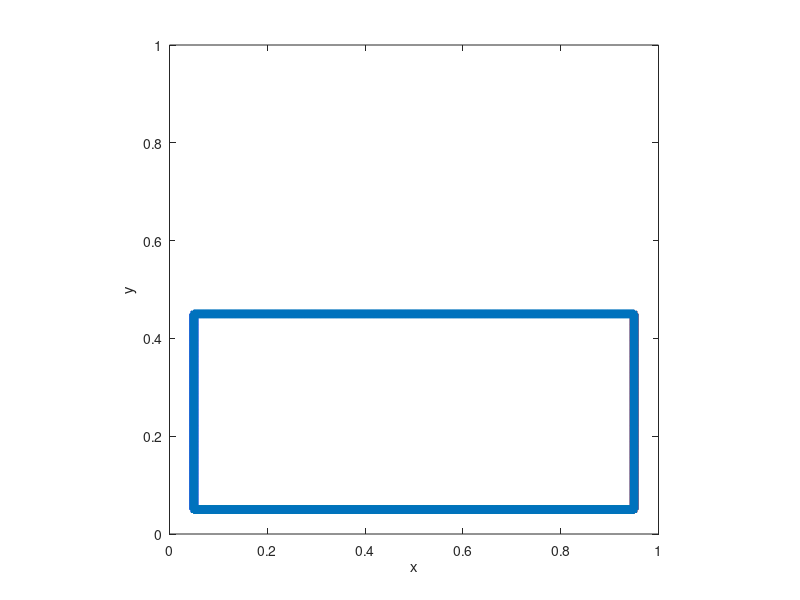

Recreate this plot in MATLAB.
%-------------------------------------------------------------------------------------------------------------------%
%
% IB2d is an Immersed Boundary Code (IB) for solving fully coupled non-linear 
% 	fluid-structure interaction models. This version of the code is based off of
%	Peskin's Immersed Boundary Method Paper in Acta Numerica, 2002.
%
% Author: Nicholas A. Battista
% Email:  nick.battista@unc.edu
% Date Created: September 9th, 2016
% Institution: UNC-CH
%
% This code is capable of creating Lagrangian Structures using:
% 	1. Springs
% 	2. Beams (*torsional springs)
% 	3. Target Points
%	4. Muscle-Model (combined Force-Length-Velocity model, "HIll+(Length-Tension)")
%
% One is able to update those Lagrangian Structure parameters, e.g., spring constants, resting %%	lengths, etc
% 
% There are a number of built in Examples, mostly used for teaching purposes. 
% 
% If you would like us %to add a specific muscle model, please let Nick (nick.battista@unc.edu) know.
%
%--------------------------------------------------------------------------------------------------------------------%

%%%%%%%%%%%%%%%%%%%%%%%%%%%%%%%%%%%%%%%%%%%%%%%%%%%%%%%%%%%%%%%%%%%%%%%%%%%%%%%%%%%%%%
%
% FUNCTION: creates the geometry and prints associated input files
%
%%%%%%%%%%%%%%%%%%%%%%%%%%%%%%%%%%%%%%%%%%%%%%%%%%%%%%%%%%%%%%%%%%%%%%%%%%%%%%%%%%%%%%

function Make_Tub_Geometry_and_Initial_Concentration()

%
% Grid Parameters (MAKE SURE MATCHES IN input2d !!!)
%
Nx = 512;       % # of Eulerian Grid Pts. in x-Direction (MUST BE EVEN!!!)
Ny = 256;        % # of Eulerian Grid Pts. in y-Direction (MUST BE EVEN!!!)
Lx = 1.0;        % Length of Eulerian Grid in x-Direction
dx = Lx/Nx;      % Grid spatial resolution

%
% Immersed Structure Geometric / Dynamic Parameters %
%
ds = 0.25*dx;              % Lagrangian Pt. Spacing (2x resolution of Eulerian grid)
struct_name = 'boussinesq'; % Name for .vertex, .spring, etc files. (must match what's in 'input2d')


% Call function to construct geometry
[xLag,yLag,Concentration,inds] = give_Me_Immsersed_Boundary_Geometry_and_Concentration(ds,Nx,Ny,Lx,dx);

size(Concentration)

% Plot Geometry to test
plot(xLag,yLag,'r-'); hold on;
plot(xLag,yLag,'*'); hold on;
xlabel('x'); ylabel('y');
axis square;

xLag = dx/2:dx/2:Lx-dx/2;
yLag = 0.01*ones(1,length(xLag));
yLag2 = 0.49*ones(1,length(xLag));

xLag = [xLag xLag];
yLag = [yLag yLag2];

% Prints .vertex file!
print_Lagrangian_Vertices(xLag,yLag,struct_name);


% Prints .spring file!
%k_Spring = 2.5e4;                    % Spring stiffness (does not need to be equal for all springs)
%ds_Rest = 0.0;                       % Spring resting length (does not need to be equal for all springs)
%print_Lagrangian_Springs(xLag,yLag,k_Spring,ds_Rest,struct_name);


% Prints .beam file!
% k_Beam = 0.5;                      % Beam Stiffness (does not need to be equal for all beams)
% C = compute_Curvatures(xLag,yLag)  % Computes curvature of initial configuration
%print_Lagrangian_Beams(xLag,yLag,k_Beam,C,struct_name);


% Prints .target file!
k_Target = 1e7;
print_Lagrangian_Target_Pts(xLag,k_Target,struct_name);

% Prints .concentration file!
kDiffusion = 1e-6;
print_Concentration_Info(Nx,Ny,Concentration,kDiffusion,struct_name);

% Print .mesh file where Boussinesq is on Eulerian Mesh
print_Boussinesq_Mesh(inds)

%%%%%%%%%%%%%%%%%%%%%%%%%%%%%%%%%%%%%%%%%%%%%%%%%%%%%%%%%%%%%%%%%%%%%%%%
%
% FUNCTION: prints VERTEX points to a file called 'struct_name'.vertex
%
%%%%%%%%%%%%%%%%%%%%%%%%%%%%%%%%%%%%%%%%%%%%%%%%%%%%%%%%%%%%%%%%%%%%%%%%

function print_Lagrangian_Vertices(xLag,yLag,struct_name)

    N = length(xLag); % Total # of Lag. Pts

    vertex_fid = fopen([struct_name '.vertex'], 'w');

    fprintf(vertex_fid, '%d\n', N );

    %Loops over all Lagrangian Pts.
    for s = 1:N
        X_v = xLag(s);
        Y_v = yLag(s);
        fprintf(vertex_fid, '%1.16e %1.16e\n', X_v, Y_v);
    end

    fclose(vertex_fid);


%%%%%%%%%%%%%%%%%%%%%%%%%%%%%%%%%%%%%%%%%%%%%%%%%%%%%%%%%%%%%%%%%%%%%%%%
%
% FUNCTION: prints BOUSSINESQ affected EULERIAN point indices
%           boussinesq.mesh
%
%%%%%%%%%%%%%%%%%%%%%%%%%%%%%%%%%%%%%%%%%%%%%%%%%%%%%%%%%%%%%%%%%%%%%%%%

function print_Boussinesq_Mesh(inds)

    N = length(inds(:,1)); % Total # of Affected Eulerian Pts

    bouss_fid = fopen('boussinesq.mesh', 'w');

    %Loops over all Lagrangian Pts.
    for s = 1:N
        xInd = inds(s,1);
        yInd = inds(s,2);
        fprintf(bouss_fid, '%d %d\n', xInd,yInd);
    end

    fclose(bouss_fid);
   
    
%%%%%%%%%%%%%%%%%%%%%%%%%%%%%%%%%%%%%%%%%%%%%%%%%%%%%%%%%%%%%%%%%%%%%%%%
%
% FUNCTION: prints SPRING points to a file called 'struct_name'.spring
%
%%%%%%%%%%%%%%%%%%%%%%%%%%%%%%%%%%%%%%%%%%%%%%%%%%%%%%%%%%%%%%%%%%%%%%%%

function print_Lagrangian_Springs(xLag,yLag,k_Spring,ds_Rest,struct_name)

    N = length(xLag);

    spring_fid = fopen([struct_name '.spring'], 'w');

    fprintf(spring_fid, '%d\n', N );    % Print # of springs 

    %SPRINGS BETWEEN VERTICES
    for s = 1:N
            if s < N         
                fprintf(spring_fid, '%d %d %1.16e %1.16e\n', s, s+1, k_Spring, ds_Rest);  
            else
                %Case s=N
                fprintf(spring_fid, '%d %d %1.16e %1.16e\n', s, 1,   k_Spring, ds_Rest);  
            end
    end
    fclose(spring_fid);     
    
    
    
%%%%%%%%%%%%%%%%%%%%%%%%%%%%%%%%%%%%%%%%%%%%%%%%%%%%%%%%%%%%%%%%%%%%%%%%
%
% FUNCTION: prints TARGET points to a file called 'struct_name'.vertex
%
%%%%%%%%%%%%%%%%%%%%%%%%%%%%%%%%%%%%%%%%%%%%%%%%%%%%%%%%%%%%%%%%%%%%%%%%

function print_Lagrangian_Target_Pts(xLag,k_Target,struct_name)

    N = length(xLag);

    target_fid = fopen([struct_name '.target'], 'w');

    fprintf(target_fid, '%d\n', N );

    %Loops over all Lagrangian Pts.
    for s = 1:N
        fprintf(target_fid, '%d %1.16e\n', s, k_Target);
    end

    fclose(target_fid); 
    
    
%%%%%%%%%%%%%%%%%%%%%%%%%%%%%%%%%%%%%%%%%%%%%%%%%%%%%%%%%%%%%%%%%%%%%%%%%%%%%%%%%%%%%
%
% FUNCTION: prints BEAM (Torsional Spring) points to a file called 'struct_name'.beam
%
%%%%%%%%%%%%%%%%%%%%%%%%%%%%%%%%%%%%%%%%%%%%%%%%%%%%%%%%%%%%%%%%%%%%%%%%%%%%%%%%%%%%%

function print_Lagrangian_Beams(xLag,yLag,k_Beam,C,struct_name)

    % k_Beam: beam stiffness
    % C: beam curvature
    
    N = length(xLag); % NOTE: Total number of beams = Number of Total Lag Pts. - 2

    beam_fid = fopen([struct_name '.beam'], 'w');

    fprintf(beam_fid, '%d\n', N );

    %spring_force = kappa_spring*ds/(ds^2);

    %BEAMS BETWEEN VERTICES
    for s = 2:N-1
            if  s <= N-1         
                fprintf(beam_fid, '%d %d %d %1.16e %1.16e\n',s-1, s, s+1, k_Beam, C(s) );  
            else
                %Case s=N
                fprintf(beam_fid, '%d %d %d %1.16e %1.16e\n',s-1, s, 1,   k_Beam, C(s) );  
            end
    end
    fclose(beam_fid); 
   
    
%%%%%%%%%%%%%%%%%%%%%%%%%%%%%%%%%%%%%%%%%%%%%%%%%%%%%%%%%%%%%%%%%%%%%%%%
%
% FUNCTION: prints CONCENTRATION INFO to file called
%           'struct_name'.concentration
%
%%%%%%%%%%%%%%%%%%%%%%%%%%%%%%%%%%%%%%%%%%%%%%%%%%%%%%%%%%%%%%%%%%%%%%%%
    
function print_Concentration_Info(Nx,Ny,C,kDiffusion,struct_name)

    con_fid = fopen([struct_name '.concentration'], 'w');

    fprintf(con_fid, '%d\n', kDiffusion );

    for i=1:Ny
        for j=1:Nx
            fprintf(con_fid, '%1.16e ', C(i,j) );
        end
        fprintf(con_fid,'\n');
    end    
    
    
%%%%%%%%%%%%%%%%%%%%%%%%%%%%%%%%%%%%%%%%%%%%%%%%%%%%%%%%%%%%%%%%%%%%%%%%
%
% FUNCTION: computes "curvature" of starting configuration
% 
% NOTE: not curvature in the traditional geometric sense, in the 'discrete'
% sense through cross product.
%
% NOTE: assumes a CLOSED structure
%
%%%%%%%%%%%%%%%%%%%%%%%%%%%%%%%%%%%%%%%%%%%%%%%%%%%%%%%%%%%%%%%%%%%%%%%%

function C = compute_Curvatures(xLag,yLag)

N = length(xLag);
C = zeros( N );

%Note: needs to be done same order as you print .beam file!
for i=1:N
   
   % Pts Xp -> Xq -> Xr (same as beam force calc.)
   
   if ( (i > 1) && (i < N) )
   
        Xp = xLag(i-1); Xq = xLag(i); Xr = xLag(i+1);
        Yp = yLag(i-1); Yq = yLag(i); Yr = yLag(i+1);
   
   elseif (i==1)
       
        Xp = xLag(N); Xq = xLag(i); Xr = xLag(i+1);
        Yp = yLag(N); Yq = yLag(i); Yr = yLag(i+1);
       
   elseif (i==N)
       
        Xp = xLag(N-1); Xq = xLag(N); Xr = xLag(1);
        Yp = yLag(N-1); Yq = yLag(N); Yr = yLag(1);
       
   end
       
   C(i) = (Xr-Xq)*(Yq-Yp) - (Yr-Yq)*(Xq-Xp); %Cross product btwn vectors
      
end
 





%%%%%%%%%%%%%%%%%%%%%%%%%%%%%%%%%%%%%%%%%%%%%%%%%%%%%%%%%%%%%%%%%%%
%
% FUNCTION: gives initial concentration gradient inside channel
%
%%%%%%%%%%%%%%%%%%%%%%%%%%%%%%%%%%%%%%%%%%%%%%%%%%%%%%%%%%%%%%%%%%%

function [C,inds] = give_Me_Initial_Concentration(Lx,Nx,Ny,dx,buffx,buffy)

%WHERE OUTER TUBE LIES
%xMin = 0.15; xMax = 0.45;
%yMin = 0.85; yMax = 1.15;

%xMin = buffx; xMax = Lx-buffx;
xMin = 0; xMax = Lx;

%yMin = buffy; yMax = Lx/2-buffy;
yMin = 0; yMax = Lx/2;

% xMin = 0; xMax = Lx;
% yMin = 0; yMax = Lx;

xMid = (xMin+xMax)/2;
yMid = (yMin+yMax)/2;

xDiff = (xMax-xMin)/2;
yDiff = (yMax-yMin)/2;

x=linspace(0,Lx,Nx);
y=linspace(0,Lx/2,Ny);
inds = give_Me_Indices_To_Apply_Force(x,y,xMin,xMax,yMin,yMax);

%inds(1:length(inds(:,1))/2,:)
%inds(length(inds(:,1))/2+1:end,:)

C = ones(Ny,Nx);
for i=1:length( inds(:,1) )
    xInd = inds(i,1);
    yInd = inds(i,2);
    xPt = x(xInd);
    yPt = y(yInd);
    %C(xInd,yInd ) = (-0.5/yDiff^2)*( (yPt-yMid) - yDiff )*( (yPt-yMid) + yDiff ) +  (-0.5/xDiff^2)*( (xPt-xMid) - xDiff )*( (xPt-xMid) + xDiff ); %1.0;
    %C(yInd,xInd ) = (-1.0/xDiff^2)*( (xPt-xMid) - xDiff )*( (xPt-xMid) + xDiff ); %1.0;
    
    %C(yInd,xInd) = 0.5*(tanh(80.0*(yPt-0.25*Lx-0.001*cos(pi*xPt)))+1);
    if yPt > (0.25+0.025*sin(10*pi*xPt))
        C(yInd,xInd) = 0;
    else
        C(yInd,xInd) = 1;
    end
%     if yPt >= Lx/2+1*dx
%         C(yInd,xInd) = 1;
%     elseif yPt <= Lx/2-1*dx;
%         C(yInd,xInd) = 0;
%     else
%         C(yInd,xInd) = 0.5;
%     end

end


%%%%%%%%%%%%%%%%%%%%%%%%%%%%%%%%%%%%%%%%%%%%%%%%%%%%%%%%%%%%%%%%%%%%%%
%
% FUNCTION: computes indices for placing initial concentration 
%
%%%%%%%%%%%%%%%%%%%%%%%%%%%%%%%%%%%%%%%%%%%%%%%%%%%%%%%%%%%%%%%%%%%%%%%

function inds = give_Me_Indices_To_Apply_Force(x,y,xMin,xMax,yMin,yMax)

j=1; noMinYet = 1;
while noMinYet
    
    if ( x(j) >= xMin )
        iX_min = j;
        noMinYet = 0;
    end
    j=j+1;
end

j=length(x); noMaxYet = 1;
while noMaxYet
    
    if ( x(j) <= xMax )
        iX_max = j;
        noMaxYet = 0;
    end
    j=j-1;
end

j=1; noMinYet = 1;
while noMinYet
    
    if ( y(j) >= yMin )
        iY_min = j;
        noMinYet = 0;
    end
    j=j+1;
end

j=length(y); noMaxYet = 1;
while noMaxYet
    
    if ( y(j) <= yMax )
        iY_max = j;
        noMaxYet = 0;
    end
    j=j-1;
end

iX_Vec = iX_min:1:iX_max;
iY_Vec = iY_min:1:iY_max;

n = 1;
for i=1:length(iX_Vec)
    for j=1:length(iY_Vec)
        inds(n,1) = iX_Vec(i);
        inds(n,2) = iY_Vec(j);
        n = n+1; 
    end
end





    
%%%%%%%%%%%%%%%%%%%%%%%%%%%%%%%%%%%%%%%%%%%%%%%%%%%%%%%%%%%%%%%%%%%%%%%%%
%
% FUNCTION: creates the Lagrangian structure geometry
%
%%%%%%%%%%%%%%%%%%%%%%%%%%%%%%%%%%%%%%%%%%%%%%%%%%%%%%%%%%%%%%%%%%%%%%%%%
 
function [xLag,yLag,C,inds] = give_Me_Immsersed_Boundary_Geometry_and_Concentration(ds,Nx,Ny,Lx,dx)
 
% ds: Lagrangian pt. spacing
% Nx: Eulerian grid resolution

Buffx = 0.05*Lx;
Buffy = 0.05*Lx;

fprintf('\nThis is the buffer on x and y, respectively: %d and %d\n',Buffx,Buffy);

ySide = Buffy:ds:Lx/2-Buffy;
xLeft = Buffx*ones(1,length(ySide));
xRight= (Lx-Buffx)*ones(1,length(ySide));

xBottom = Buffx+ds:ds:Lx-Buffx-ds;
yBottom = Buffy*ones(1,length(xBottom));
yTop = (Lx/2-Buffy)*ones(1,length(xBottom));

xLag = [xLeft xBottom xRight xBottom];
yLag = [ySide yBottom ySide yTop];

plot(xLeft,ySide,'b*'); hold on;
plot(xBottom,yBottom,'g*'); hold on;
plot(xRight,ySide,'r*'); hold on;
axis([0 Lx 0 Lx]); 
 
[C,inds] = give_Me_Initial_Concentration(Lx,Nx,Ny,dx,Buffx,Buffy);
